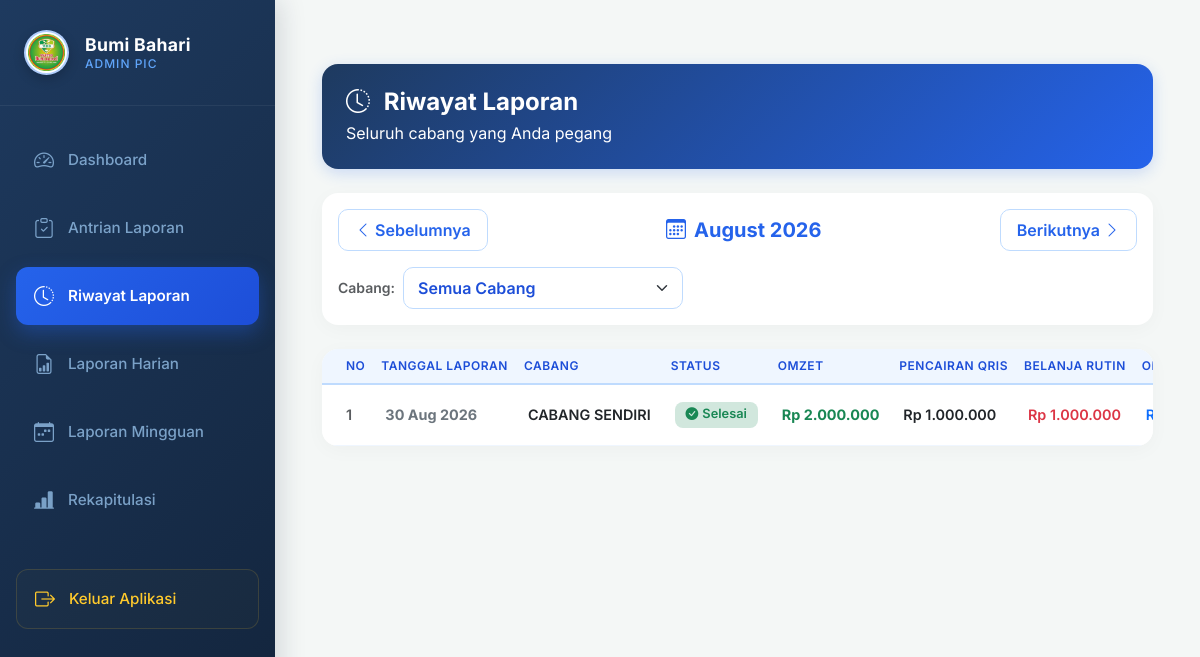
The app's page /admin_pic/riwayat.php?bulan=08&tahun=2026&id_cabang=0 (signed in), older data.
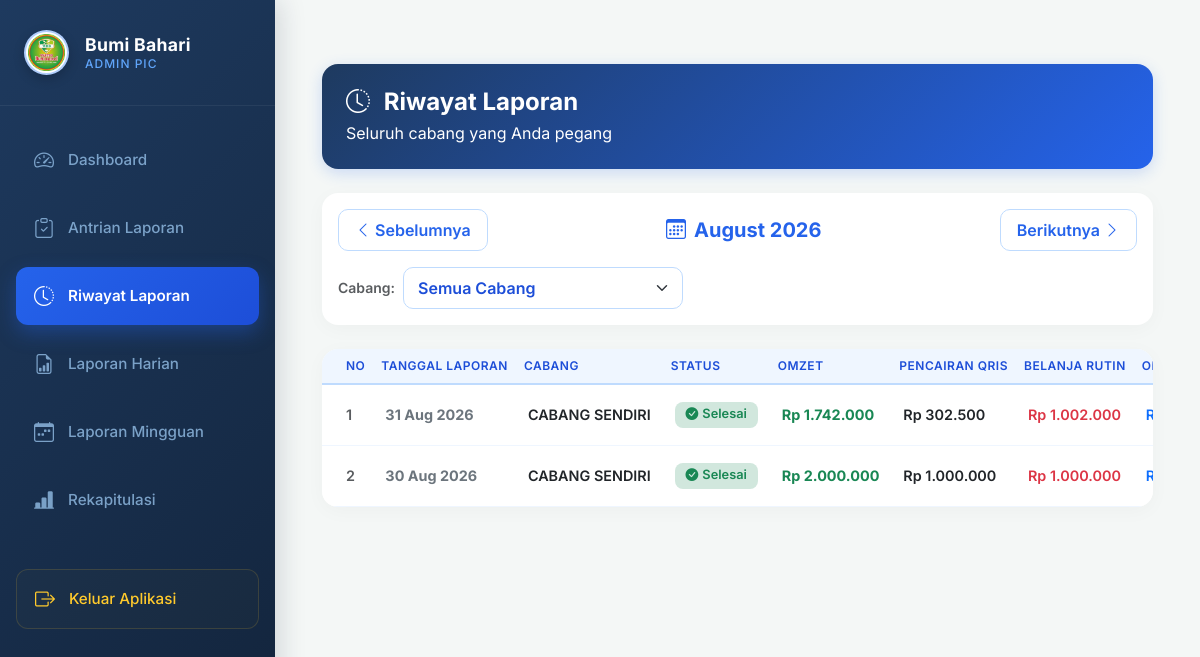
The same page, newer data.
### tables this page shows
CREATE TABLE `laporan_cabang` (
  `id` int(11) NOT NULL AUTO_INCREMENT,
  `id_cabang` int(11) DEFAULT NULL,
  `nama_pengelola` varchar(100) DEFAULT NULL,
  `tanggal` date DEFAULT curdate(),
  `tunai` int(11) DEFAULT 0,
  `qris` int(11) DEFAULT 0,
  `grab_food` int(11) DEFAULT 0,
  `go_food` int(11) DEFAULT 0,
  `total_omset` int(11) DEFAULT 0,
  `belanja_pasar` int(11) DEFAULT 0,
  `belanja_sembako` int(11) DEFAULT 0,
  `belanja_beras` int(11) DEFAULT 0,
  `belanja_toko` int(11) DEFAULT 0,
  `total_rutin` int(11) DEFAULT 0,
  `sewa` int(11) DEFAULT 0,
  `gaji` int(11) DEFAULT 0,
  `listrik` int(11) DEFAULT 0,
  `air` int(11) DEFAULT 0,
  `sampah` int(11) DEFAULT 0,
  `keamanan` int(11) DEFAULT 0,
  `internet` int(11) DEFAULT 0,
  `gas` int(11) NOT NULL DEFAULT 0,
  `mingguan_karyawan` int(11) NOT NULL DEFAULT 0,
  `es_batu` int(11) NOT NULL DEFAULT 0,
  `bensin` int(11) NOT NULL DEFAULT 0,
  `lain_lain` int(11) DEFAULT 0,
  `total_operasional` int(11) DEFAULT 0,
  `total_pengeluaran` int(11) DEFAULT 0,
  `sisa_tunai` int(11) DEFAULT 0,
  `pencairan_qris` decimal(15,2) NOT NULL DEFAULT 0.00,
  `sisa_qris` decimal(15,2) NOT NULL DEFAULT 0.00,
  `net_profit` int(11) DEFAULT 0,
  `persentase` decimal(5,2) DEFAULT 0.00,
  `keterangan` text DEFAULT NULL,
  `keterangan_nota` text DEFAULT NULL,
  `foto_nota1` varchar(255) DEFAULT NULL,
  `foto_nota2` varchar(255) DEFAULT NULL,
  `foto_nota3` varchar(255) DEFAULT NULL,
  `foto_nota4` varchar(255) DEFAULT NULL,
  `status_laporan` enum('menunggu','lengkap') NOT NULL DEFAULT 'lengkap',
  `id_user_nota` int(11) DEFAULT NULL,
  `id_user_laporan` int(11) DEFAULT NULL,
  `created_at` timestamp NOT NULL DEFAULT current_timestamp(),
  PRIMARY KEY (`id`),
  UNIQUE KEY `unik_cabang_tanggal` (`id_cabang`,`tanggal`),
  KEY `idx_lc_tanggal` (`tanggal`),
  KEY `idx_lc_status` (`status_laporan`),
  CONSTRAINT `laporan_cabang_ibfk_1` FOREIGN KEY (`id_cabang`) REFERENCES `cabang` (`id_cabang`)
);

CREATE TABLE `cabang` (
  `id_cabang` int(11) NOT NULL AUTO_INCREMENT,
  `nama_cabang` varchar(100) DEFAULT NULL,
  `alamat` text DEFAULT NULL,
  `no_telp` varchar(20) NOT NULL,
  `nama_pengelola` varchar(20) NOT NULL,
  `no_rekening_cabang` varchar(50) DEFAULT NULL,
  `atas_nama_cabang` varchar(100) DEFAULT NULL,
  `nama_bank_cabang` varchar(50) DEFAULT NULL,
  `id_investor` int(11) DEFAULT NULL,
  PRIMARY KEY (`id_cabang`),
  KEY `id_investor` (`id_investor`),
  CONSTRAINT `cabang_ibfk_1` FOREIGN KEY (`id_investor`) REFERENCES `investor` (`id_investor`) ON DELETE SET NULL
);

### config/koneksi.php (called while the page is built, shortened)
<?php
if (!function_exists('h')) {
    function h($string): string
    {
        return htmlspecialchars((string) ($string ?? ''), ENT_QUOTES, 'UTF-8');
    }
}
if (!function_exists('current_user_id')) {
    function current_user_id(): ?int
    {
        return isset($_SESSION['user_id']) ? (int) $_SESSION['user_id'] : null;
    }
}
if (!function_exists('pic_cabang_ids')) {
    function pic_cabang_ids(mysqli $conn, int $id_user): array
    {
        $ids = [];
        $st = $conn->prepare("SELECT DISTINCT id_cabang FROM pengelola WHERE id_user = ? AND status = 'aktif' AND id_cabang IS NOT NULL");
        $st->bind_param('i', $id_user);
        $st->execute();
        $res = $st->get_result();
        while ($row = $res->fetch_assoc()) {
            $ids[] = (int) $row['id_cabang'];
        }
        return $ids;
    }
}

### admin_pic/riwayat.php (the view, shortened to what this page needs)
<?php
require '../config/koneksi.php';
include 'sidebar.php';
$id_user = current_user_id();
$cabang_ids = pic_cabang_ids($conn, $id_user);
$bulan = $_GET['bulan'] ?? date('m');
$tahun = $_GET['tahun'] ?? date('Y');
$id_cabang_filter = isset($_GET['id_cabang']) ? (int) $_GET['id_cabang'] : 0;
$tgl_awal  = date("$tahun-$bulan-01");
$tgl_akhir = date("Y-m-t", strtotime($tgl_awal));
$prev_time = strtotime('-1 month', strtotime($tgl_awal));
$next_time = strtotime('+1 month', strtotime($tgl_awal));
$prev_bulan = date('m', $prev_time); $prev_tahun = date('Y', $prev_time);
$next_bulan = date('m', $next_time); $next_tahun = date('Y', $next_time);
$rows = [];
if (!empty($cabang_ids)) {
    $scope_ids = ($id_cabang_filter && in_array($id_cabang_filter, $cabang_ids, true)) ? [$id_cabang_filter] : $cabang_ids;
    $ph2 = implode(',', array_fill(0, count($scope_ids), '?'));
    $sql = "SELECT lc.*, c.nama_cabang
            FROM laporan_cabang lc
            JOIN cabang c ON c.id_cabang = lc.id_cabang
            WHERE lc.id_cabang IN ($ph2) AND lc.tanggal BETWEEN ? AND ?
            ORDER BY lc.tanggal DESC, c.nama_cabang ASC";
    $stmt = $conn->prepare($sql);
    $types = str_repeat('i', count($scope_ids)) . 'ss';
    $stmt->bind_param($types, ...array_merge($scope_ids, [$tgl_awal, $tgl_akhir]));
    $stmt->execute();
    $rows = $stmt->get_result()->fetch_all(MYSQLI_ASSOC);
}
?>
<div class="container-fluid py-4">
    <div class="header-banner d-flex justify-content-between align-items-center flex-wrap gap-3">
        <div>
            <h4 class="mb-1 fw-bold"><i class="bi bi-clock-history me-2"></i> Riwayat Laporan</h4>
            <p class="mb-0 opacity-90">Seluruh cabang yang Anda pegang</p>
        </div>
    </div>
    <div class="card custom-card mb-4">
        <div class="card-body p-3 d-flex justify-content-between align-items-center flex-wrap gap-3">
            <a href="?bulan=<?= $prev_bulan ?>&tahun=<?= $prev_tahun ?>&id_cabang=<?= $id_cabang_filter ?>" class="btn btn-nav-bulan"><i class="bi bi-chevron-left"></i> Sebelumnya</a>
            <h5 class="fw-bold mb-0 text-center" style="color:#2563eb"><i class="bi bi-calendar3 me-2"></i><?= date('F Y', strtotime($tgl_awal)) ?></h5>
            <a href="?bulan=<?= $next_bulan ?>&tahun=<?= $next_tahun ?>&id_cabang=<?= $id_cabang_filter ?>" class="btn btn-nav-bulan">Berikutnya <i class="bi bi-chevron-right"></i></a>
        </div>
        <div class="card-body pt-0">
            <form method="GET" class="d-flex align-items-center gap-2">
                <label class="small fw-semibold text-muted mb-0">Cabang:</label>
                <select name="id_cabang" class="form-select form-select-filter" onchange="this.form.submit()" style="max-width:280px;">
                    <option value="0">Semua Cabang</option>
                </select>
            </form>
        </div>
    </div>
    <div class="card custom-card">
        <div class="card-body p-0">
            <div class="table-responsive">
                <table class="table table-custom table-hover align-middle mb-0">
                    <thead>
                        <tr>
                            <th class="ps-4" style="width: 60px;">No</th>
                            <th>Tanggal Laporan</th>
                            <th>Cabang</th>
                            <th>Status</th>
                            <th>Omzet</th>
                            <th>Pencairan QRIS</th>
                            <th>Belanja Rutin</th>
                            <th>Operasional</th>
                        </tr>
                    </thead>
                    <tbody>
                    <?php if (empty($rows)): ?>
                        <tr>
                            <td colspan="14" class="text-center py-5 text-muted">
                                <i class="bi bi-folder-x fs-1 d-block mb-2 text-primary opacity-50"></i>
                                Belum ada data pada <?= date('F Y', strtotime($tgl_awal)) ?>
                            </td>
                        </tr>
                    <?php else: $no = 1; foreach ($rows as $row): $lengkap = ($row['status_laporan'] ?? 'lengkap') === 'lengkap'; ?>
                        <tr>
                            <td class="ps-4 fw-semibold text-muted"><?= $no++ ?></td>
                            <td class="fw-bold text-secondary"><?= date("d M Y", strtotime($row['tanggal'])) ?></td>
                            <td class="fw-semibold text-dark"><?= h($row['nama_cabang']) ?></td>
                            <td>
                                <?php if ($lengkap): ?>
                                    <span class="badge badge-modern bg-success-subtle text-success border-success-subtle"><i class="bi bi-check-circle-fill me-1"></i>Selesai</span>
                                <?php else: ?>
                                    <span class="badge badge-modern bg-warning-subtle text-warning border-warning-subtle"><i class="bi bi-hourglass-split me-1"></i>Menunggu Input</span>
                                <?php endif; ?>
                            </td>
                            <?php if (!$lengkap): ?>
                                <td colspan="9" class="text-muted small fst-italic">Laporan keuangan belum diinput</td>
                            <?php else: ?>
                            <td><span class="text-success fw-bold">Rp <?= number_format($row['total_omset'], 0, ',', '.') ?></span></td>
                            <td class="fw-semibold text-dark">Rp <?= number_format($row['pencairan_qris'] ?? 0, 0, ',', '.') ?></td>
                            <td class="fw-semibold text-danger">Rp <?= number_format($row['total_rutin'] ?? 0, 0, ',', '.') ?></td>
                            <td class="fw-semibold text-primary">Rp <?= number_format($row['total_operasional'] ?? 0, 0, ',', '.') ?></td>
                            <?php endif; ?>
                        </tr>
                        <?php endforeach; ?>
                    <?php endif; ?>
                    </tbody>
                </table>
            </div>
        </div>
    </div>
</div>

### admin_pic/sidebar.php (shortened to what this page needs)
<?php
$current_page = basename($_SERVER['PHP_SELF'], ".php");
?>
<!DOCTYPE html>
<html lang="id">
<head>
    <link href="https://cdn.jsdelivr.net/npm/bootstrap@5.3.3/dist/css/bootstrap.min.css" rel="stylesheet">
    <link href="https://cdn.jsdelivr.net/npm/bootstrap-icons@1.11.3/font/bootstrap-icons.css" rel="stylesheet">
</head>
<body>
<div class="sidebar-container" id="sidebarContainer">
    <div class="sidebar-header d-flex justify-content-between align-items-center">
        <div class="d-flex align-items-center gap-3">
            <div class="logo-wbb-container">
                <img src="../assets/img/wbb.png" alt="Logo WBB" class="logo-wbb-img" onerror="this.style.display='none'; this.parentNode.insertAdjacentHTML('beforeend', '<i class=\'bi bi-person-badge text-dark fs-5\'></i>')">
            </div>
            <h5 class="sidebar-brand">
                Bumi Bahari
                <span style="color: #60a5fa; font-size: 0.75rem; font-weight: 500; text-transform: uppercase; margin-top: 2px; letter-spacing: 1px; display: block;">Admin PIC</span>
            </h5>
        </div>
    </div>
    <div class="sidebar-menu flex-grow-1">
        <nav class="nav flex-column">
            <a class="nav-link-custom <?=($current_page=='dashboard')?'active':''?>" href="dashboard">
                <i class="bi bi-speedometer2 fs-5"></i>
                <span>Dashboard</span>
            </a>
            <a class="nav-link-custom <?=($current_page=='index')?'active':''?>" href="index">
                <i class="bi bi-clipboard-check fs-5"></i>
                <span>Antrian Laporan</span>
            </a>
            <a class="nav-link-custom <?=($current_page=='riwayat')?'active':''?>" href="riwayat">
                <i class="bi bi-clock-history fs-5"></i>
                <span>Riwayat Laporan</span>
            </a>
            <a class="nav-link-custom <?=($current_page=='laporan')?'active':''?>" href="laporan">
                <i class="bi bi-file-earmark-bar-graph fs-5"></i>
                <span>Laporan Harian</span>
            </a>
            <a class="nav-link-custom <?=($current_page=='laporan_mingguan')?'active':''?>" href="laporan_mingguan">
                <i class="bi bi-calendar-week fs-5"></i>
                <span>Laporan Mingguan</span>
            </a>
            <a class="nav-link-custom <?=($current_page=='rekapitulasi')?'active':''?>" href="rekapitulasi">
                <i class="bi bi-bar-chart-line-fill fs-5"></i>
                <span>Rekapitulasi</span>
            </a>
            <a class="nav-link-custom nav-link-logout" href="../logout">
                <i class="bi bi-box-arrow-right fs-5"></i>
                <span>Keluar Aplikasi</span>
            </a>
        </nav>
    </div>
</div>
<div class="content">

### admin_pic/sidebar.php (style rules this page uses)
body { font-family: 'Inter', sans-serif; background-color: #f4f7f6; overflow-x: hidden; }
.sidebar-container { height: 100vh; position: fixed; top: 0; left: 0; z-index: 1040; background: linear-gradient(135deg, #1e3a5f 0%, #12233a 100%); box-shadow: 5px 0 25px rgba(18, 35, 58, 0.15); transition: all 0.3s cubic-bezier(0.4, 0, 0.2, 1); display: flex; flex-direction: column; }
@media (min-width: 1200px) { .sidebar-container { width: 275px; } }
@media (min-width: 1200px) { .content { margin-left: 275px; padding: 40px 35px; } }
.sidebar-header { padding: 30px 24px; border-bottom: 1px solid rgba(255, 255, 255, 0.06); }
.logo-wbb-container { width: 45px; height: 45px; background: #ffffff; border-radius: 50%; display: flex; align-items: center; justify-content: center; box-shadow: 0 4px 12px rgba(0, 0, 0, 0.2); padding: 2px; border: 2px solid rgba(59, 130, 246, 0.4); overflow: hidden; flex-shrink: 0; }
.logo-wbb-img { width: 100%; height: 100%; object-fit: cover; }
.sidebar-brand { color: #ffffff; font-weight: 700; font-size: 1.1rem; letter-spacing: 0.3px; line-height: 1.2; margin: 0; }
.sidebar-menu { padding: 25px 16px; }
.nav-link-custom { display: flex; align-items: center; gap: 14px; padding: 14px 18px; color: rgba(148, 190, 230, 0.8); font-weight: 500; font-size: 0.95rem; text-decoration: none; border-radius: 12px; transition: all 0.2s ease; margin-bottom: 10px; cursor: pointer; }
.nav-link-custom.active { color: #ffffff; background: linear-gradient(135deg, #2563eb 0%, #1d4ed8 100%); box-shadow: 0 8px 20px rgba(37, 99, 235, 0.35); font-weight: 600; }
.nav-link-logout { color: #ffca2c; border: 1px solid rgba(255, 202, 44, 0.15); background: rgba(255, 202, 44, 0.02); margin-top: 30px; }

### admin_pic/riwayat.php (style rules this page uses)
:root { --primary-gradient: linear-gradient(135deg, #1e3a5f 0%, #2563eb 100%); }
.custom-card { border: none; border-radius: 16px; box-shadow: 0 4px 20px rgba(0,0,0,0.03); background: #ffffff; overflow: hidden; }
.header-banner { background: var(--primary-gradient); color: white; border-radius: 16px; padding: 1.5rem; margin-bottom: 1.5rem; box-shadow: 0 4px 15px rgba(37, 99, 235, 0.2); }
.table-custom th { background-color: #eff6ff !important; color: #1d4ed8; font-weight: 600; text-transform: uppercase; font-size: 0.75rem; letter-spacing: 0.5px; border-bottom: 2px solid #bfdbfe; white-space: nowrap; }
.table-custom td { font-size: 0.9rem; color: #1f2937; border-bottom: 1px solid #eff6ff; padding: 14px 12px; white-space: nowrap; }
.badge-modern { padding: 0.5em 0.85em; border-radius: 8px; font-weight: 600; font-size: 0.8rem; }
.btn-nav-bulan { background: #ffffff; border: 1px solid #bfdbfe; color: #2563eb; font-weight: 600; border-radius: 10px; padding: 8px 16px; white-space: nowrap; }
.form-select-filter { border-radius: 10px; border: 1px solid #bfdbfe; padding: 8px 14px; font-weight: 600; color: #1d4ed8; }

Row changes from the older to the newer data that the page shows:
added laporan_cabang: tanggal "31 Aug 2026", id_cabang.nama_cabang "CABANG SENDIRI", status_laporan "lengkap" (drawn), total_omset "1.742.000", pencairan_qris "302.500", total_rutin "1.002.000"
